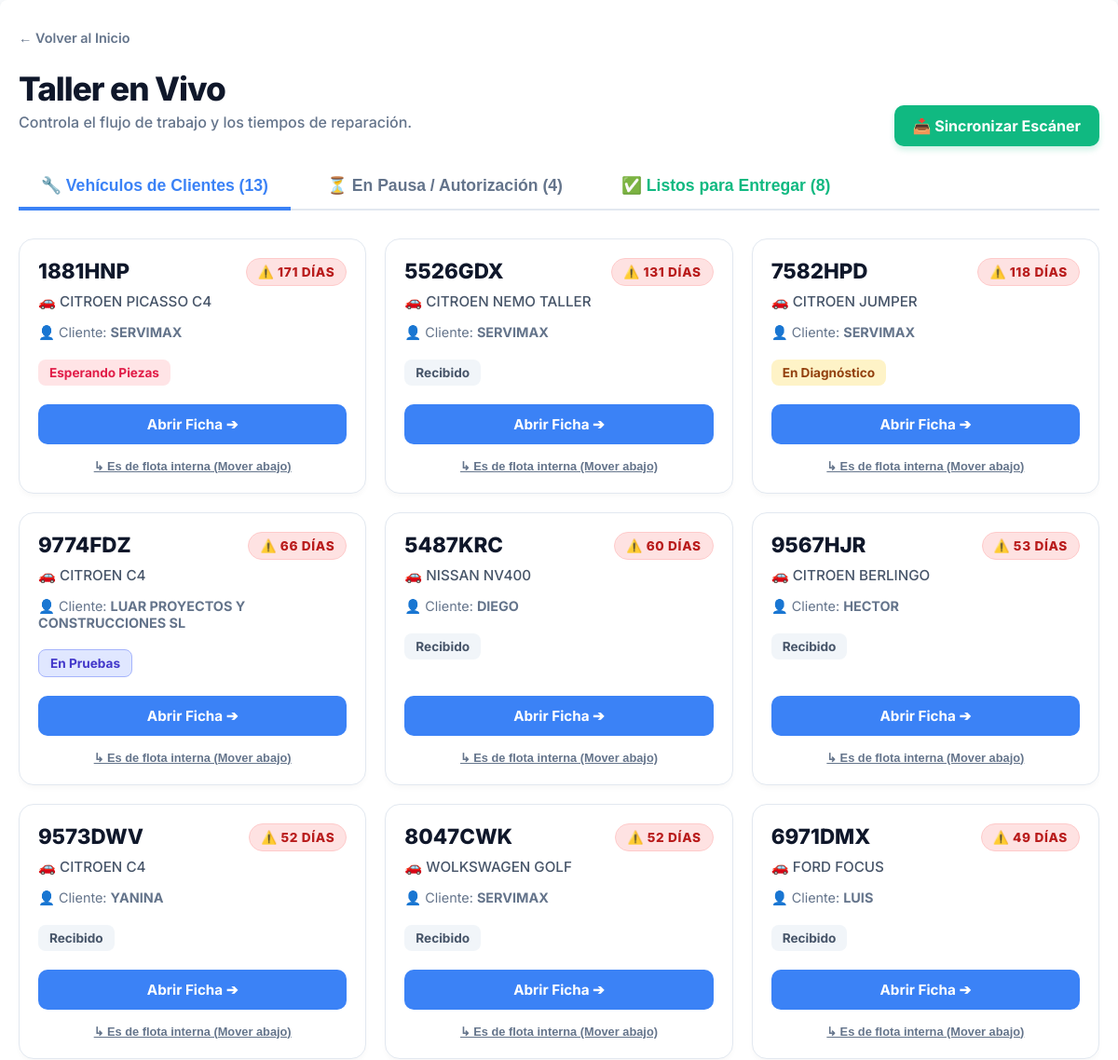
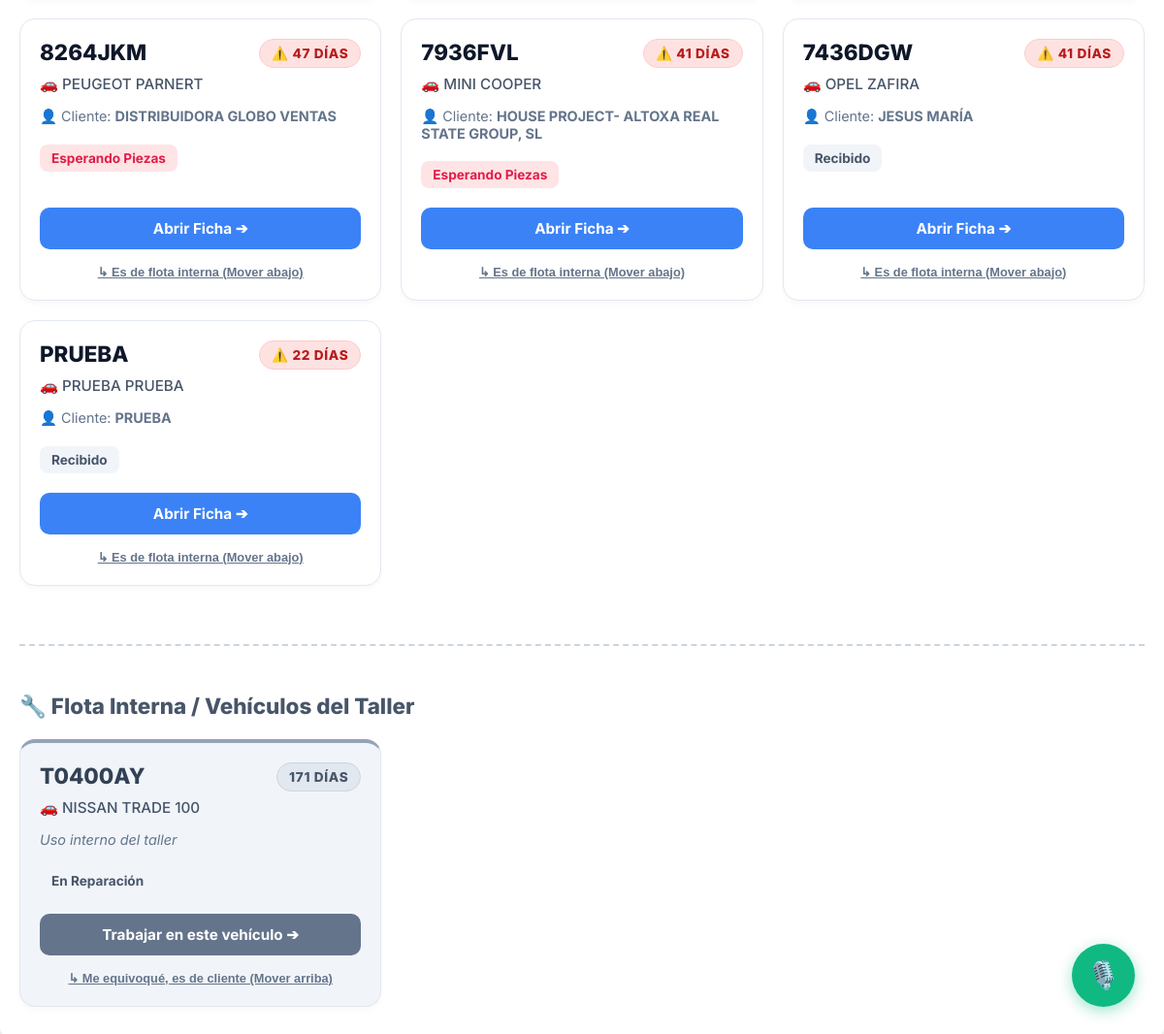
The app's page /ordenes/ (signed in) with its own data (2 pictures, top to bottom).
### taller/models.py (models this page shows, shortened)
class OrdenDeReparacion(models.Model):
    ESTADO_CHOICES = [
        ('Recibido', 'Recibido'),
        ('En Diagnostico', 'En Diagnóstico'),
        ('Esperando Autorizacion', 'Esperando Autorización'),
        ('Esperando Piezas', 'Esperando Piezas'),
        ('En Reparacion', 'En Reparación'),
        ('En Pruebas', 'En Pruebas'),
        ('Listo para Recoger', 'Listo para Recoger'),
        ('Entregado', 'Entregado'),
    ]
    vehiculo = models.ForeignKey(Vehiculo, on_delete=models.CASCADE)
    cliente = models.ForeignKey(Cliente, on_delete=models.CASCADE)
    presupuesto_origen = models.ForeignKey('Presupuesto', null=True, blank=True, on_delete=models.SET_NULL)
    problema = models.TextField()
    danos_previos = models.TextField(blank=True, null=True, verbose_name="Daños Previos (Rayones, golpes...)")
    kilometraje_recepcion = models.IntegerField(default=0, verbose_name="Kilómetros al entrar")
    estado = models.CharField(max_length=50, choices=ESTADO_CHOICES, default='Recibido')
    fecha_entrada = models.DateTimeField(default=timezone.now)
    trabajo_interno = models.BooleanField(default=False, verbose_name="Vehículo del Taller")
    @property
    def dias_en_taller(self):
        if self.fecha_entrada:
            return (timezone.now().date() - self.fecha_entrada.date()).days
        return 0

class Vehiculo(models.Model):
    matricula = models.CharField(max_length=20, unique=True)
    marca = models.CharField(max_length=50)
    modelo = models.CharField(max_length=50)
    kilometraje = models.IntegerField(default=0)
    cliente = models.ForeignKey(Cliente, on_delete=models.CASCADE)

class Cliente(models.Model):
    nombre = models.CharField(max_length=100)
    telefono = models.CharField(max_length=20, unique=True)
    TIPO_DOCUMENTO_CHOICES = [
        ('DNI', 'DNI'),
        ('NIE', 'NIE'),
        ('NIF', 'NIF (Empresas)'),
    ]
    tipo_documento = models.CharField(max_length=10, choices=TIPO_DOCUMENTO_CHOICES, default='DNI', null=True, blank=True)
    documento_fiscal = models.CharField(max_length=20, null=True, blank=True, help_text="Número de DNI, NIE o NIF")
    direccion_fiscal = models.CharField(max_length=255, null=True, blank=True, help_text="Calle, Número, Piso, Puerta")
    codigo_postal_fiscal = models.CharField(max_length=10, null=True, blank=True)
    ciudad_fiscal = models.CharField(max_length=100, null=True, blank=True)
    provincia_fiscal = models.CharField(max_length=100, null=True, blank=True)

### taller/views.py (the view, shortened to what this page needs)
# urls.py: path('ordenes/', views.lista_ordenes, name='lista_ordenes'),
@login_required
def lista_ordenes(request):
    ordenes_activas = OrdenDeReparacion.objects.exclude(estado='Entregado').select_related('vehiculo', 'cliente')
    ordenes_clientes = ordenes_activas.filter(trabajo_interno=False)
    flota_interna = ordenes_activas.filter(trabajo_interno=True).order_by('id')
    ordenes_taller = ordenes_clientes.filter(estado__in=['Recibido', 'En Diagnostico', 'Esperando Piezas', 'En Reparacion', 'En Pruebas']).order_by('id')
    ordenes_pausadas = ordenes_clientes.filter(estado='Esperando Autorizacion').order_by('id')
    ordenes_listas = ordenes_clientes.filter(estado='Listo para Recoger').order_by('id')
    return render(request, 'taller/lista_ordenes.html', {
        'ordenes_taller': ordenes_taller,
        'ordenes_pausadas': ordenes_pausadas,
        'ordenes_listas': ordenes_listas,
        'flota_interna': flota_interna,
        'taller_cerrado': HistorialEstadoOrden.objects.filter(es_pausa_jornada=True, fecha_fin__isnull=True).exists()
    })

### taller/templates/taller/lista_ordenes.html (shortened to what this page needs)
<!DOCTYPE html>
{% load static %}
<html lang="es">
<head>
    <link rel="stylesheet" href="{% static 'taller/css/main.css' %}">
</head>
<body>
    <div class="container">
        <div style="display: flex; justify-content: space-between; align-items: flex-end; margin-bottom: 10px; flex-wrap: wrap; gap: 15px;">
            <div>
                <a href="{% url 'home' %}" style="text-decoration: none; color: #64748b; font-weight: 600; font-size: 0.9em;">← Volver al Inicio</a>
                <h1 class="header-title">Taller en Vivo</h1>
                <p style="color: #64748b; font-weight: 500; margin-top: 5px;">Controla el flujo de trabajo y los tiempos de reparación.</p>
            </div>
            {% if request.user.is_superuser %}
            <div>
                <a href="{% url 'sincronizar_escaner' %}" class="btn-modern btn-escaner" title="Busca correos nuevos del escáner y los asigna automáticamente">
                    📥 Sincronizar Escáner
                </a>
            </div>
            {% endif %}
        </div>
        <div class="tabs-container">
            <button class="tab-btn active" onclick="openTab(event, 'tab-trabajo')">🔧 Vehículos de Clientes ({{ ordenes_taller.count }})</button>
            <button class="tab-btn" onclick="openTab(event, 'tab-pausa')">⏳ En Pausa / Autorización ({{ ordenes_pausadas.count }})</button>
            {% if request.user.is_superuser %}
                <button class="tab-btn" onclick="openTab(event, 'tab-listos')" style="color: #10b981;">✅ Listos para Entregar ({{ ordenes_listas.count }})</button>
            {% endif %}
        </div>
        <div id="tab-trabajo" class="tab-content active">
            <div class="grid-cards">
                {% for orden in ordenes_taller %}
                <div class="card-orden">
                    <div class="badge-dias {% if orden.dias_en_taller > 15 %}dias-rojo{% elif orden.dias_en_taller > 7 %}dias-naranja{% else %}dias-verde{% endif %}">
                        {% if orden.dias_en_taller > 15 %}⚠️{% elif orden.dias_en_taller > 7 %}⏳{% else %}✅{% endif %}
                        {{ orden.dias_en_taller }} DÍAS
                    </div>
                    <div>
                        <h3 class="matricula">{{ orden.vehiculo.matricula }}</h3>
                        <p class="vehiculo-info">🚗 {{ orden.vehiculo.marca }} {{ orden.vehiculo.modelo }}</p>
                        <p class="cliente-info">👤 Cliente: <strong>{{ orden.cliente.nombre }}</strong></p>
                        <div class="estado-badge
                            {% if orden.estado == 'Recibido' %}estado-recibido
                            {% elif orden.estado == 'En Diagnostico' %}estado-diagnostico
                            {% elif orden.estado == 'Esperando Piezas' %}estado-piezas
                            {% elif orden.estado == 'En Reparacion' %}estado-reparacion
                            {% elif orden.estado == 'En Pruebas' %}estado-pruebas{% endif %}">
                            {{ orden.get_estado_display }}
                        </div>
                    </div>
                    <div>
                        <a href="{% url 'detalle_orden' orden.id %}" class="btn-modern btn-primary">Abrir Ficha ➔</a>
                        {% if request.user.is_superuser %}
                        <form method="post" style="margin: 0;">
                            <button type="submit" class="btn-move">↳ Es de flota interna (Mover abajo)</button>
                        </form>
                        {% endif %}
                    </div>
                </div>
                {% empty %}
                    <div class="empty-state" style="grid-column: 1 / -1;">
                        <span style="font-size: 3em; display: block; margin-bottom: 10px;">🎉</span>
                        No hay vehículos de clientes pendientes de reparación. ¡El taller está al día!
                    </div>
                {% endfor %}
            </div>
        </div>
        <div style="margin-top: 60px; padding-top: 30px; border-top: 2px dashed #cbd5e1;">
            <h2 style="font-size: 1.4em; font-weight: 800; color: #475569; margin-bottom: 20px; display: flex; align-items: center; gap: 10px;">🔧 Flota Interna / Vehículos del Taller</h2>
            <div class="grid-cards">
                {% for orden in flota_interna %}
                <div class="card-orden" style="border-top: 4px solid #94a3b8; background: #f1f5f9;">
                    <div class="badge-dias" style="background: #e2e8f0; color: #475569; border: 1px solid #cbd5e1;">
                        {{ orden.dias_en_taller }} DÍAS
                    </div>
                    <div>
                        <h3 class="matricula" style="color: #334155;">{{ orden.vehiculo.matricula }}</h3>
                        <p class="vehiculo-info">🚗 {{ orden.vehiculo.marca }} {{ orden.vehiculo.modelo }}</p>
                        <p class="cliente-info" style="color: #64748b; font-style: italic;">Uso interno del taller</p>
                        <div class="estado-badge estado-recibido">
                            {{ orden.get_estado_display }}
                        </div>
                    </div>
                    <div>
                        <a href="{% url 'detalle_orden' orden.id %}" class="btn-modern" style="background: #64748b;">Trabajar en este vehículo ➔</a>
                        {% if request.user.is_superuser %}
                        <form method="post" style="margin: 0;">
                            <button type="submit" class="btn-move">↳ Me equivoqué, es de cliente (Mover arriba)</button>
                        </form>
                        {% endif %}
                    </div>
                </div>
                {% empty %}
                    <div class="empty-state" style="grid-column: 1 / -1; background: transparent;">
                        No hay proyectos internos activos en este momento.
                    </div>
                {% endfor %}
            </div>
        </div>
    </div>
     {% include 'taller/widget_ia.html' %}
</body>
</html>

### taller/static/taller/css/main.css (style rules this page uses)
body { font-family: -apple-system, BlinkMacSystemFont, "Segoe UI", Roboto, "Helvetica Neue", Arial, sans-serif; background-color: #f4f7f6; margin: 0; padding: 20px; }
h1, h2 { color: #333; }
.container { max-width: 1200px; margin: auto; background-color: #fff; padding: 20px; border-radius: 8px; box-shadow: 0 4px 8px rgba(0,0,0,0.1); }

### taller/templates/taller/lista_ordenes.html (style rules this page uses)
body { font-family: 'Inter', sans-serif; background-color: #f8fafc; color: #1e293b; margin: 0; padding: 0; }
.container { max-width: 1400px !important; margin: 0 auto; padding: 30px 20px; }
.header-title { font-size: 2.2em; font-weight: 800; letter-spacing: -0.03em; color: #0f172a; margin-bottom: 5px; }
.tabs-container { display: flex; gap: 15px; margin-top: 20px; margin-bottom: 30px; border-bottom: 2px solid #e2e8f0; padding-bottom: 0px; }
.tab-btn { background: transparent; border: none; padding: 12px 24px; font-size: 1.1em; font-weight: 700; color: #64748b; cursor: pointer; transition: 0.2s; border-bottom: 4px solid transparent; margin-bottom: -2px; }
.tab-btn.active { color: #3b82f6; border-bottom-color: #3b82f6; }
.tab-content { display: none; animation: fadeIn 0.3s ease-in-out; }
.tab-content.active { display: block; }
.grid-cards { display: grid; grid-template-columns: repeat(auto-fill, minmax(320px, 1fr)); gap: 20px; }
.card-orden { background: #ffffff; border-radius: 16px; border: 1px solid #e2e8f0; padding: 20px; box-shadow: 0 4px 6px -1px rgba(0,0,0,0.03); transition: all 0.2s ease; position: relative; overflow: hidden; display: flex; flex-direction: column; justify-content: space-between; }
.badge-dias { position: absolute; top: 20px; right: 20px; padding: 6px 12px; border-radius: 9999px; font-weight: 800; font-size: 0.85em; letter-spacing: 0.05em; }
.dias-rojo { background-color: #fee2e2; color: #b91c1c; border: 1px solid #fecaca; animation: pulso 2s infinite; }
.matricula { font-size: 1.4em; font-weight: 800; color: #0f172a; margin: 0 0 10px 0; }
.vehiculo-info { color: #475569; font-weight: 500; margin: 0 0 15px 0; font-size: 0.95em; }
.cliente-info { color: #64748b; font-size: 0.9em; margin-bottom: 20px; }
.estado-badge { padding: 6px 12px; border-radius: 8px; font-size: 0.85em; font-weight: 700; display: inline-block; margin-bottom: 20px; }
.estado-recibido { background-color: #f1f5f9; color: #475569; }
.estado-diagnostico { background-color: #fef3c7; color: #92400e; }
.estado-piezas { background-color: #ffe4e6; color: #e11d48; }
.estado-pruebas { background-color: #e0e7ff; color: #4338ca; border: 1px solid #a5b4fc; }
.btn-modern { display: inline-flex; align-items: center; justify-content: center; background-color: #0f172a; color: white; border: none; padding: 12px 20px; border-radius: 10px; font-weight: 700; font-size: 0.95em; cursor: pointer; transition: all 0.2s ease; text-decoration: none; width: 100%; box-sizing: border-box; }
.btn-primary { background-color: #3b82f6; }
.btn-escaner { width: auto; background-color: #10b981; box-shadow: 0 4px 6px rgba(16, 185, 129, 0.2); font-size: 1em; }
.btn-move { background: none; border: none; color: #64748b; font-size: 0.8em; font-weight: 600; cursor: pointer; text-decoration: underline; margin-top: 15px; width: 100%; text-align: center; transition: color 0.2s; }

### records on screen
OrdenDeReparacion: dias_en_taller "171", vehiculo.matricula "1881HNP", vehiculo.marca "CITROEN", vehiculo.modelo "PICASSO C4", cliente.nombre "SERVIMAX", estado "Esperando Piezas"
OrdenDeReparacion: dias_en_taller "131", vehiculo.matricula "5526GDX", vehiculo.marca "CITROEN", vehiculo.modelo "NEMO TALLER", cliente.nombre "SERVIMAX", estado "Recibido"
OrdenDeReparacion: dias_en_taller "118", vehiculo.matricula "7582HPD", vehiculo.marca "CITROEN", vehiculo.modelo "JUMPER", cliente.nombre "SERVIMAX", estado "En Diagnóstico"
OrdenDeReparacion: dias_en_taller "66", vehiculo.matricula "9774FDZ", vehiculo.marca "CITROEN", vehiculo.modelo "C4", cliente.nombre "LUAR PROYECTOS Y CONSTRUCCIONES SL", estado "En Pruebas"
OrdenDeReparacion: dias_en_taller "60", vehiculo.matricula "5487KRC", vehiculo.marca "NISSAN", vehiculo.modelo "NV400", cliente.nombre "DIEGO", estado "Recibido"
OrdenDeReparacion: dias_en_taller "53", vehiculo.matricula "9567HJR", vehiculo.marca "CITROEN", vehiculo.modelo "BERLINGO", cliente.nombre "HECTOR", estado "Recibido"
OrdenDeReparacion: dias_en_taller "52", vehiculo.matricula "9573DWV", vehiculo.marca "CITROEN", vehiculo.modelo "C4", cliente.nombre "YANINA", estado "Recibido"
OrdenDeReparacion: dias_en_taller "52", vehiculo.matricula "8047CWK", vehiculo.marca "WOLKSWAGEN", vehiculo.modelo "GOLF", cliente.nombre "SERVIMAX", estado "Recibido"
OrdenDeReparacion: dias_en_taller "49", vehiculo.matricula "6971DMX", vehiculo.marca "FORD", vehiculo.modelo "FOCUS", cliente.nombre "LUIS", estado "Recibido"
OrdenDeReparacion: dias_en_taller "47", vehiculo.matricula "8264JKM", vehiculo.marca "PEUGEOT", vehiculo.modelo "PARNERT", cliente.nombre "DISTRIBUIDORA GLOBO VENTAS", estado "Esperando Piezas"
OrdenDeReparacion: dias_en_taller "41", vehiculo.matricula "7936FVL", vehiculo.marca "MINI", vehiculo.modelo "COOPER", cliente.nombre "HOUSE PROJECT- ALTOXA REAL STATE GROUP, SL", estado "Esperando Piezas"
OrdenDeReparacion: dias_en_taller "41", vehiculo.matricula "7436DGW", vehiculo.marca "OPEL", vehiculo.modelo "ZAFIRA", cliente.nombre "JESUS MARÍA", estado "Recibido"
OrdenDeReparacion: dias_en_taller "22", vehiculo.matricula "PRUEBA", vehiculo.marca "PRUEBA", vehiculo.modelo "PRUEBA", cliente.nombre "PRUEBA", estado "Recibido"
OrdenDeReparacion: dias_en_taller "171", vehiculo.matricula "T0400AY", vehiculo.marca "NISSAN", vehiculo.modelo "TRADE 100", estado "En Reparación"

### other values on screen
{{ ordenes_taller.count }} "13"
{{ ordenes_pausadas.count }} "4"
{{ ordenes_listas.count }} "8"
